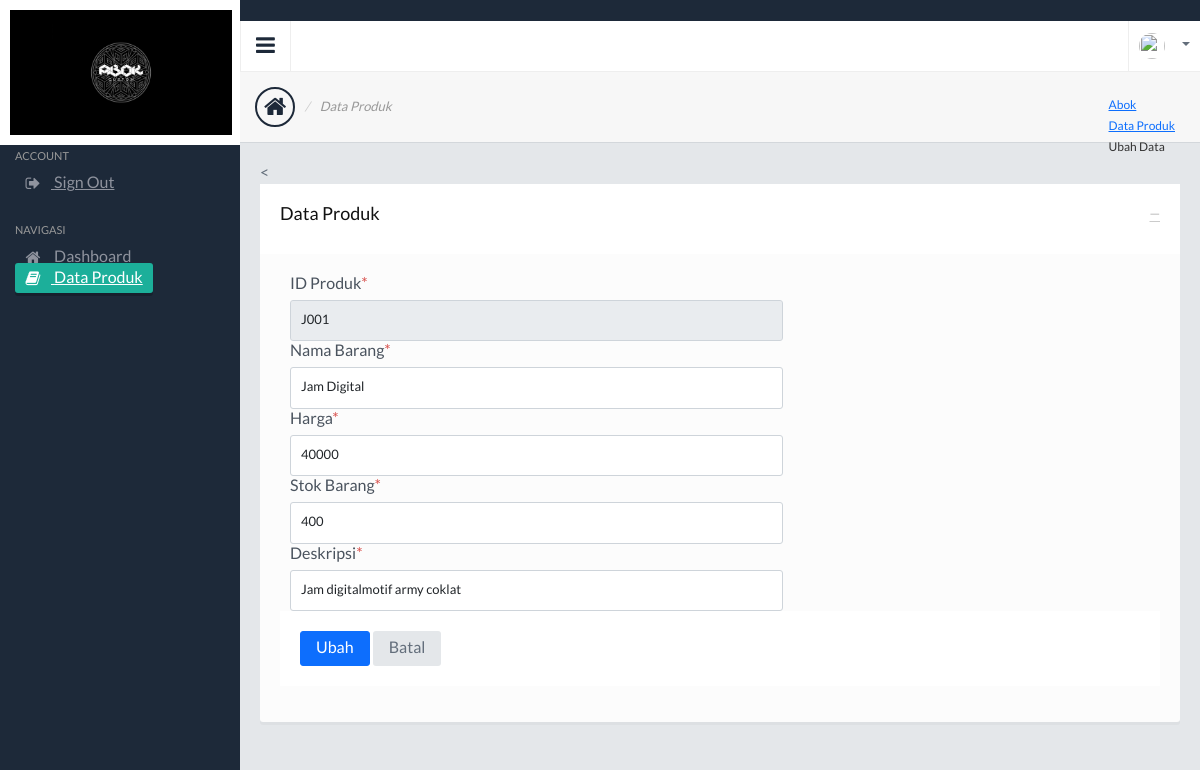
Screenshot of /c_toko/ubah_produk/J001 with the database file from the repository.
### tables this page shows
CREATE TABLE `produk` (
  `id_produk` varchar(20) NOT NULL,
  `nama_barang` varchar(40) NOT NULL,
  `harga` varchar(40) NOT NULL,
  `stok` varchar(40) NOT NULL,
  `deskripsi` varchar(300) NOT NULL
);

### application/controllers/c_toko.php (called while the page is built, shortened)
<?php
class c_toko extends CI_Controller {
	function __construct(){
        $this->load->model('m_toko');
        $this->load->helper('url');
        $this->load->helper('form');
        $this->load->library('session');
    }
    public function ubah_produk($kode)
    {
        $data['produk'] = $this->m_toko->select_by_kode($kode)->row();
        $this->load->view('produk/v_edit_produk', $data);
    }
}
?>

### index.php (called while the page is built, shortened)
<?php
require_once BASEPATH.'core/CodeIgniter.php';

### application/models/m_toko.php (called while the page is built, shortened)
<?php if ( ! defined('BASEPATH')) exit('no direct script access allowed');
class M_toko extends CI_Model {
		function select_by_kode($kode)
		{
		$this->db->select('*');
		$this->db->from('produk');
		$this->db->where('id_produk', $kode);
		return $this->db->get();
    	}
	}
?>

### application/views/produk/v_edit_produk.php (the view, shortened to what this page needs)
n<!DOCTYPE html>
<html lang="en">
<head>
  <link rel="stylesheet" href="<?php echo base_url()."assets/"; ?>css/style.default.css" />
  <link rel="stylesheet" href="<?php echo base_url()."assets/"; ?>css/bootstrap-fileupload.min.css" />
  <link rel="stylesheet" href="<?php echo base_url()."assets/"; ?>css/bootstrap-timepicker.min.css" />
  <link rel="stylesheet" href="<?php echo base_url()."assets/"; ?>css/jquery.tagsinput.css" />
  <link rel="stylesheet" href="<?php echo base_url()."assets/"; ?>css/colorpicker.css" />
  <link rel="stylesheet" href="<?php echo base_url()."assets/"; ?>css/dropzone.css" />
</head>
<body>
<section>
  <div class="leftpanel">
    <div class="logopanel">
        <img height="125" src="<?php echo base_url()."assets/"; ?>images/abokbg.jpeg">
    </div>
    <div class="leftpanelinner">
        <div class="visible-xs hidden-sm hidden-md hidden-lg">
            <h5 class="sidebartitle actitle">Account</h5>
            <ul class="nav nav-pills nav-stacked nav-bracket mb30">
              <li><a href="signout.html"><i class="fa fa-sign-out"></i> <span>Sign Out</span></a></li>
            </ul>
        </div>
        <h5 class="sidebartitle">Navigasi</h5>
        <ul class="nav nav-pills nav-stacked nav-bracket">
          <li><a href="<?php echo base_url();?>c_toko/dashboardgudang"><i class="fa fa-home"></i> <span>Dashboard</span></a></li>
           <li class="active"><a href="<?php echo base_url();?>c_toko/tampilproduk"><i class="fa fa-book"></i> <span>Data Produk</span></a></li>
        </ul>
    </div>
  </div>
  <div class="mainpanel">
    <div class="headerbar">
      <a class="menutoggle"><i class="fa fa-bars"></i></a>
      <div class="header-right">
        <ul class="headermenu">
          <li>
            <div class="btn-group">
              <button type="button" class="btn btn-default dropdown-toggle" data-toggle="dropdown">
                <img src="<?php echo base_url()."assets/"; ?>images/photos/loggeduser.png" alt="" />
              </button>
            </div>
          </li>
        </ul>
      </div>
    </div>
  <div class="pageheader">
      <h2><i class="fa fa-home"></i><span>Data Produk</span></h2>
      <div class="breadcrumb-wrapper">
        <ol class="breadcrumb">
          <li><a href="#">Abok</a></li>
          <li><a href="<?php echo base_url();?>root/user">Data Produk</a></li>
          <li class="active">Ubah Data</li>
        </ol>
      </div>
    </div>
    <div class="contentpanel">
      <<div class="panel panel-default">
        <div class="panel-heading">
          <div class="panel-btns">
            <a href="#" class="minimize">&minus;</a>
          </div>
          <h3 class="panel-title">Data Produk</h3>
        </div>
        <div class="panel-body">
            <form action="<?php echo base_url();?>c_toko/proses_edit_produk" method="post">
                 <div class="form-group">
                  <label class="col-sm-3 control-label">ID Produk<span class="asterisk">*</span></label>
                  <div class="col-sm-7">
                    <input readonly="true" type="text" name="id_produk" value="<?php echo $produk->id_produk;?>" class="form-control" maxlength="12" required/>
                  </div>
                </div>
                <div class="form-group">
                  <label class="col-sm-3 control-label">Nama Barang<span class="asterisk">*</span></label>
                  <div class="col-sm-7">
                    <input type="text" name="nama_barang" value="<?php echo $produk->nama_barang;?>" class="form-control"  placeholder="Nama Pasien" required />
                  </div>
                </div>
                <div class="form-group">
                  <label class="col-sm-3 control-label">Harga<span class="asterisk">*</span></label>
                  <div class="col-sm-7">
                    <input type="text" name="harga" value="<?php echo $produk->harga;?>" class="form-control"  placeholder="Nama Kepala Keluarga" required />
                  </div>
                </div>
                <div class="form-group">
                  <label class="col-sm-3 control-label">Stok Barang<span class="asterisk">*</span></label>
                  <div class="col-sm-7">
                    <input type="text" name="stok" value="<?php echo $produk->stok;?>" class="form-control"  placeholder="Tanggal Lahir" required />
                  </div>
                </div>
                <div class="form-group">
                  <label class="col-sm-3 control-label">Deskripsi<span class="asterisk">*</span></label>
                  <div class="col-sm-7">
                    <input type="text" name="deskripsi" value="<?php echo $produk->deskripsi;?>" class="form-control"  placeholder="Tempat Lahir" required />
                  </div>
                <div class="panel-footer">
                <div class="row">
                  <div class="col-sm-9 col-sm-offset-3">
                    <button class="btn btn-primary">Ubah</button>
                    <button type="reset" class="btn btn-default">Batal</button>
                  </div>
                </div>
              </div>
        </div>
      </div>
    </div>
    </div>
  </div>
</section>
</body>
</html>

### assets/css/style.default.css (style rules this page uses)
body { background: #1d2939; font-family: 'LatoRegular', 'Lucida Grande', 'Lucida Sans Unicode', Helvetica, sans-serif !important; line-height: 21px; color: #636e7b; overflow: hidden; }
input,select,textarea { font-family: 'LatoRegular', 'Lucida Grande', 'Lucida Sans Unicode', Helvetica, sans-serif !important; color: #636e7b; }
h1,h2,h3,h4,h5 { font-family: 'LatoRegular', 'Lucida Grande', 'Lucida Sans Unicode', Helvetica, sans-serif; }
.headerbar { border-left: 1px solid #eee; background: #fff; }
.headerbar::after { clear: both; display: block; content: ''; }
.menutoggle { float: left; width: 50px; height: 50px; font-size: 22px; padding: 14px 0 0 15px; cursor: pointer; float: left; color: #1d2939; border-right: 1px solid #eee; -moz-transition: all 0.2s ease-out 0s; -webkit-transition: all 0.2s ease-out 0s; transition: all 0.2s ease-out 0s; }
.header-right { float: right; }
.headermenu { list-style: none; }
.headermenu > li { display: inline-block; float: left; border-left: 1px solid #eee; position: relative; }
.headermenu .dropdown-toggle { padding: 12px 10px; border-color: #fff; background: #fff; -moz-border-radius: 0; -webkit-border-radius: 0; border-radius: 0; border: 0; }
.headermenu .dropdown-toggle img { vertical-align: middle; margin-right: 5px; width: 26px; -moz-border-radius: 50px; -webkit-border-radius: 50px; border-radius: 50px; }
.headermenu .btn-group { margin-bottom: 0; }
.leftpanel { width: 240px; position: absolute; top: 0; left: 0; }
.logopanel { padding: 10px; background: #fff; }
.leftpanelinner { padding: 5px 15px; }
.sidebartitle { font-size: 11px; text-transform: uppercase; color: #999; margin-bottom: 10px; }
.nav-bracket > li > a { color: #8f939e; padding: 7px 10px; }
.nav-bracket > li.active > a, .nav-bracket > li.active > a:hover, .nav-bracket > li.active > a:focus { background-color: #1caf9a; color: #fff; }
.nav-bracket > li.active > a { -moz-box-shadow: 0 3px 0 rgba(0,0,0,0.2); -webkit-box-shadow: 0 3px 0 rgba(0,0,0,0.2); box-shadow: 0 3px 0 rgba(0,0,0,0.2); }
.nav-bracket li .fa, .nav-bracket li .glyphicon { font-size: 16px; vertical-align: middle; margin-right: 10px; width: 16px; text-align: center; }
.mainpanel { margin-left: 240px; background: #e4e7ea; min-height: 1000px; }
.pageheader { padding: 15px; border-bottom: 1px solid #d3d7db; border-top: 1px solid #eee; background: #f7f7f7; position: relative; }
.pageheader h2 { font-size: 28px; color: #1D2939; letter-spacing: -0.5px; margin: 0; }
.pageheader .glyphicon, .pageheader .fa { font-size: 24px; margin-right: 5px; padding: 6px 7px; border: 2px solid #1D2939; -moz-border-radius: 50px; -webkit-border-radius: 50px; border-radius: 50px; }
.pageheader h2 span { font-size: 13px; text-transform: none; color: #999; font-style: italic; vertical-align: middle; letter-spacing: 0; }
.pageheader h2 span::before { content: '/'; margin: 0 10px 0 5px; color: #ccc; }
.pageheader .breadcrumb-wrapper { position: absolute; top: 23px; right: 25px; }
.pageheader .breadcrumb { background: none; display: inline-block; padding: 0; }
.pageheader .breadcrumb li { font-size: 12px; }
.pageheader .breadcrumb li.active { color: #333; }
.contentpanel { padding: 20px; }
.contentpanel::after { clear: both; display: block; content: ''; }
form .form-group:last-child { margin-bottom: 0; }
.asterisk { color: #D9534F; }
.mb30 { margin-bottom: 30px; }

### rows the page displays
produk: id_produk "J001", nama_barang "Jam Digital", harga "40000", stok "400", deskripsi "Jam digitalmotif army coklat"
